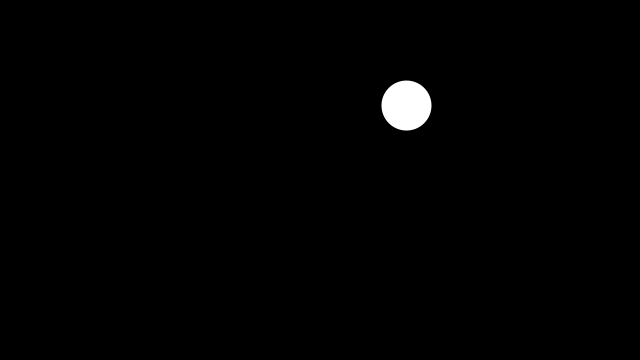
Frame 1 (no input)
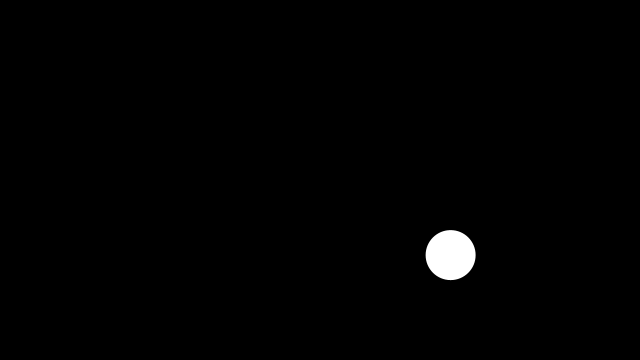
Frame 60 (the mouse pressed at the canvas centre just before this capture)
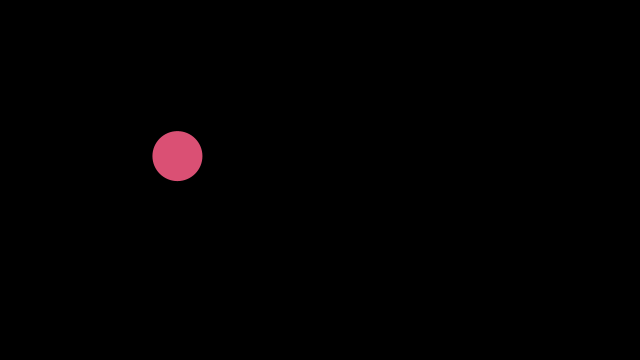
Frame 120 (the mouse held since frame 60 and released just before this capture)

The Processing sketch that drew these frames (run headless with seeded random() and noise(); from frame 60 on, the mouse is pressed at the canvas centre):

// Processing sketch: variablePractice
// ── variablePractice.pde
float x, y, xspeed, yspeed, radius;
int maxSpeed = 10;
color circleColor;

void setup() {
  size(640, 360);
  pixelDensity(2);
  xspeed = 5;
  yspeed = 5;
  radius = 25;
  
  x = random(radius, width - radius);
  y = random(radius, height - radius);

  circleColor = color(255, 255, 255);  
}

void draw() {
  background(0);
  noStroke();

  fill(circleColor);


  if (x < radius || x > width - radius) {
    xspeed = constrain(random(xspeed, xspeed * 2), -maxSpeed, maxSpeed) * -1;


    if (abs(xspeed) == maxSpeed) {
      xspeed = xspeed / 5;
    }
  }

  if (y < radius || y > height - radius) {
    yspeed = constrain(random(yspeed, yspeed * 2), -maxSpeed, maxSpeed) * -1;

    if (abs(yspeed) == maxSpeed) {
      yspeed = yspeed / 5;
    }
  }

  circle(x, y, radius * 2);
  x = x + xspeed;
  y = y + yspeed;
}

void mousePressed() {
  circleColor = color(random(255), random(255), random(255));  
}
